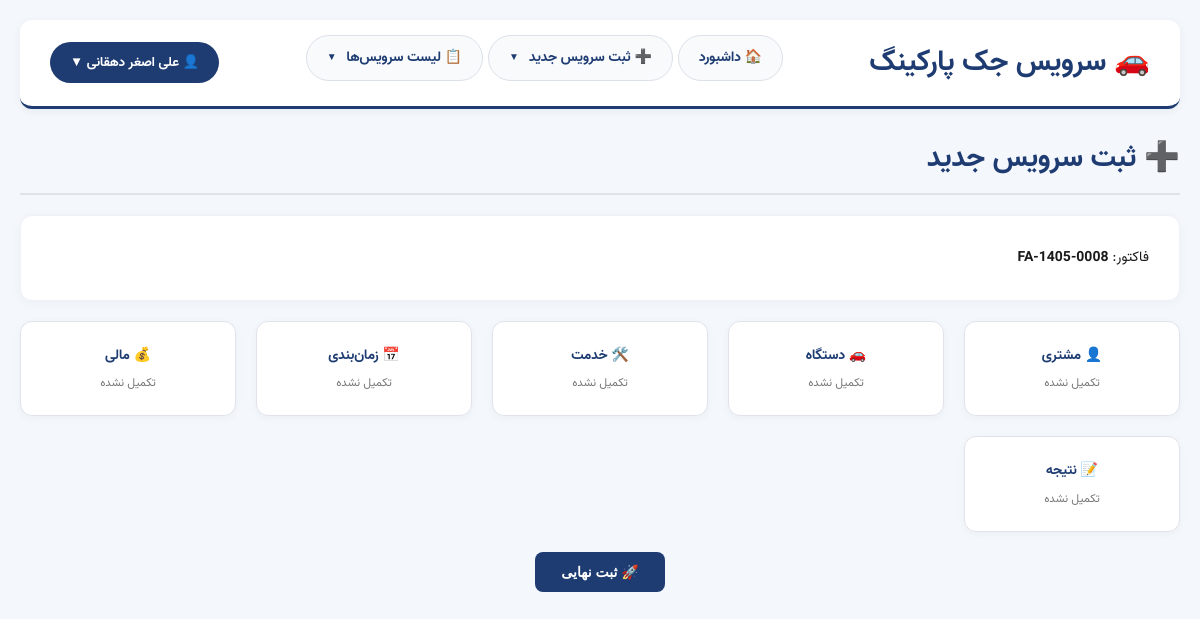
/create.php (signed in), run on the app's committed database.
### tables this page shows
CREATE TABLE IF NOT EXISTS `menu_items` (
  `id` int(11) NOT NULL AUTO_INCREMENT,
  `title` varchar(100) NOT NULL,
  `url` varchar(255) NOT NULL,
  `sort_order` int(11) DEFAULT 0,
  `parent_id` int(11) DEFAULT NULL,
  `icon` varchar(10) DEFAULT NULL,
  `is_active` tinyint(1) DEFAULT 1,
  PRIMARY KEY (`id`)
);

### functions.php (called while the page is built, shortened)
<?php
function gregorian_to_jalali($gy, $gm, $gd, $mod = '') {
    $g_d_m = [0, 31, 59, 90, 120, 151, 181, 212, 243, 273, 304, 334];
    if ($gy > 1600) { $jy = 979; $gy -= 1600; } else { $jy = 0; $gy -= 621; }
    $gy2 = ($gm > 2) ? ($gy + 1) : $gy;
    $days = (365 * $gy) + ((int)(($gy2 + 3) / 4)) - ((int)(($gy2 + 99) / 100)) + ((int)(($gy2 + 119) / 400)) - 80 + $gd + $g_d_m[$gm - 1];
    $jy += 33 * ((int)($days / 12053)); $days %= 12053;
    $jy += 4 * ((int)($days / 1461)); $days %= 1461;
    if ($days > 365) { $jy += (int)(($days - 1) / 365); $days = ($days - 1) % 365; }
    $jm = ($days < 186) ? 1 + (int)($days / 31) : 7 + (int)(($days - 186) / 30);
    $jd = 1 + (($days < 186) ? ($days % 31) : (($days - 186) % 30));
    return ($mod == '') ? [$jy, $jm, $jd] : $jy . $mod . $jm . $mod . $jd;
}
function generate_invoice_number($pdo) {
    $now = time();
    $jalali = gregorian_to_jalali(date('Y', $now), date('m', $now), date('d', $now));
    $year = $jalali[0];
    $stmt = $pdo->prepare("SELECT MAX(invoice_number) FROM repairs WHERE invoice_number LIKE ?");
    $stmt->execute(["FA-$year-%"]);
    $last = $stmt->fetchColumn();
    if ($last) {
        $num = (int)substr($last, strrpos($last, '-') + 1) + 1;
    } else {
        $num = 1;
    }
    return "FA-$year-" . str_pad($num, 4, '0', STR_PAD_LEFT);
}
?>

### create.php (the view, shortened to what this page needs)
<?php require_once __DIR__.'/header.php';
$invoice      = generate_invoice_number($pdo);
?>
<h2>➕ ثبت سرویس جدید</h2>
<div class="card" style="margin-bottom:20px;"><span>فاکتور: <strong><?=$invoice?></strong></span></div>
<div class="service-cards">
  <div class="s-card" onclick="openModal('customer')">👤 مشتری<br><small id="custInfo">تکمیل نشده</small></div>
  <div class="s-card" onclick="openModal('device')">🚗 دستگاه<br><small id="devInfo">تکمیل نشده</small></div>
  <div class="s-card" onclick="openModal('service')">🛠️ خدمت<br><small id="servInfo">تکمیل نشده</small></div>
  <div class="s-card" onclick="openModal('schedule')">📅 زمان‌بندی<br><small id="schInfo">تکمیل نشده</small></div>
  <div class="s-card" onclick="openModal('financial')">💰 مالی<br><small id="finInfo">تکمیل نشده</small></div>
  <div class="s-card" onclick="openModal('result')">📝 نتیجه<br><small id="resInfo">تکمیل نشده</small></div>
</div>
<div style="text-align:center; margin-top:20px;">
  <button type="button" class="btn primary" onclick="submitAll()">🚀 ثبت نهایی</button>
</div>
</main></body></html>

### header.php (shortened to what this page needs)
<?php
require_once __DIR__ . '/config.php';
$currentPage = basename($_SERVER['PHP_SELF']);
$topMenu = $pdo->query("
    SELECT * FROM menu_items
    WHERE parent_id IS NULL AND is_active = 1
    ORDER BY sort_order
")->fetchAll(PDO::FETCH_ASSOC);
$allSubMenus = $pdo->query("
    SELECT * FROM menu_items
    WHERE parent_id IS NOT NULL AND is_active = 1
    ORDER BY sort_order
")->fetchAll(PDO::FETCH_ASSOC);
$subMenus = [];
foreach ($allSubMenus as $sub) {
    $subMenus[$sub['parent_id']][] = $sub;
}
$isLoggedIn = isset($_SESSION['user_id']);
$userFullName = $_SESSION['user_full_name'] ?? '';
?>
<!DOCTYPE html>
<html lang="fa" dir="rtl">
<head>
    <link rel="stylesheet" href="style.css">
</head>
<body>
<div class="container">
    <header class="main-header">
        <div class="logo"><h1>🚗 سرویس جک پارکینگ</h1></div>
        <nav class="main-nav">
            <?php foreach ($topMenu as $item):
                $hasSub = isset($subMenus[$item['id']]) && count($subMenus[$item['id']]) > 0;
                $isActive = ($currentPage == basename($item['url']));
            ?>
                <div class="menu-item">
                    <?php if ($hasSub): ?>
                        <a href="javascript:void(0)" class="menu-link <?= $isActive ? 'active' : '' ?>">
                            <?= htmlspecialchars($item['title']) ?>
                            <span class="arrow">▼</span>
                        </a>
                    <?php else: ?>
                        <a href="<?= $item['url'] ?>" class="menu-link <?= $isActive ? 'active' : '' ?>">
                            <?= htmlspecialchars($item['title']) ?>
                        </a>
                    <?php endif; ?>
                </div>
            <?php endforeach; ?>
        </nav>
        <?php if ($isLoggedIn): ?>
            <div class="user-menu">
                <button class="user-menu-btn" onclick="document.getElementById('userDropdown').classList.toggle('show')">
                    👤 <?= htmlspecialchars($userFullName) ?> ▼
                </button>
            </div>
        <?php else: ?>
            <a href="login.php" class="btn small">ورود</a>
        <?php endif; ?>
    </header>
    <main>

### style.css (style rules this page uses)
* { box-sizing: border-box; margin: 0; padding: 0; }
body { font-family: 'Vazir', Tahoma, sans-serif; background: #f4f7fc; color: #1a1a1a; font-size: 14px; line-height: 1.7; direction: rtl; }
.container { max-width: 1300px; margin: 0 auto; padding: 20px; }
.main-header { background: #ffffff; border-radius: 12px; box-shadow: 0 2px 8px rgba(0,0,0,0.06); padding: 15px 30px; margin-bottom: 25px; display: flex; align-items: center; justify-content: space-between; border-bottom: 3px solid #1e3c72; }
.logo h1 { font-size: 1.8rem; color: #1e3c72; font-weight: bold; }
.card { background: #ffffff; border-radius: 12px; padding: 30px; box-shadow: 0 2px 12px rgba(0,0,0,0.04); margin-bottom: 25px; border: 1px solid #eef2f7; }
h2 { color: #1e3c72; font-size: 1.8rem; margin-bottom: 20px; border-bottom: 2px solid #e0e4ea; padding-bottom: 10px; }
.btn { display: inline-block; padding: 12px 26px; border-radius: 8px; font-weight: 600; font-size: 14px; cursor: pointer; transition: 0.2s; text-decoration: none; border: none; background: #e0e4ea; color: #1e3c72; }
.btn.primary { background: #1e3c72; color: white; }
.service-cards { display: grid; grid-template-columns: repeat(auto-fit, minmax(200px, 1fr)); gap: 20px; margin: 20px 0; }
.s-card { background: white; border-radius: 12px; padding: 22px 15px; text-align: center; box-shadow: 0 2px 8px rgba(0,0,0,0.04); cursor: pointer; border: 1px solid #e0e4ea; transition: 0.2s; font-weight: 600; color: #1e3c72; }
.s-card small { display: block; font-weight: normal; color: #777; margin-top: 6px; }
.main-nav { display: flex; align-items: center; gap: 5px; flex-wrap: wrap; }
.menu-item { position: relative; padding-bottom: 10px; }
.menu-link { display: flex; align-items: center; gap: 6px; padding: 10px 20px; border-radius: 40px; background: #f8fafc; color: #1e3c72; text-decoration: none; font-weight: 600; transition: 0.2s; border: 1px solid #dce1e8; white-space: nowrap; }

### header.php (style rules this page uses)
.main-nav { display: flex; align-items: center; gap: 5px; }
.menu-item { position: relative; display: inline-block; }
.menu-link { display: flex; align-items: center; gap: 6px; padding: 10px 20px; border-radius: 40px; background: #f8fafc; color: #1e3c72; text-decoration: none; font-weight: 600; transition: 0.2s; border: 1px solid #dce1e8; white-space: nowrap; }
.menu-link .arrow { font-size: 10px; margin-right: 4px; transition: 0.2s; }
.user-menu { position: relative; display: inline-block; }
.user-menu-btn { background: #1e3c72; color: white; padding: 10px 20px; border-radius: 40px; cursor: pointer; border: none; font-family: inherit; font-weight: bold; display: flex; align-items: center; gap: 8px; transition: 0.2s; }

### data on the page
menu_items: title "🏠 داشبورد"
menu_items: title "➕ ثبت سرویس جدید"
menu_items: title "📋 لیست سرویس‌ها"

### other printed values
$userFullName "علی اصغر دهقانی"
$invoice "FA-1405-0008"
